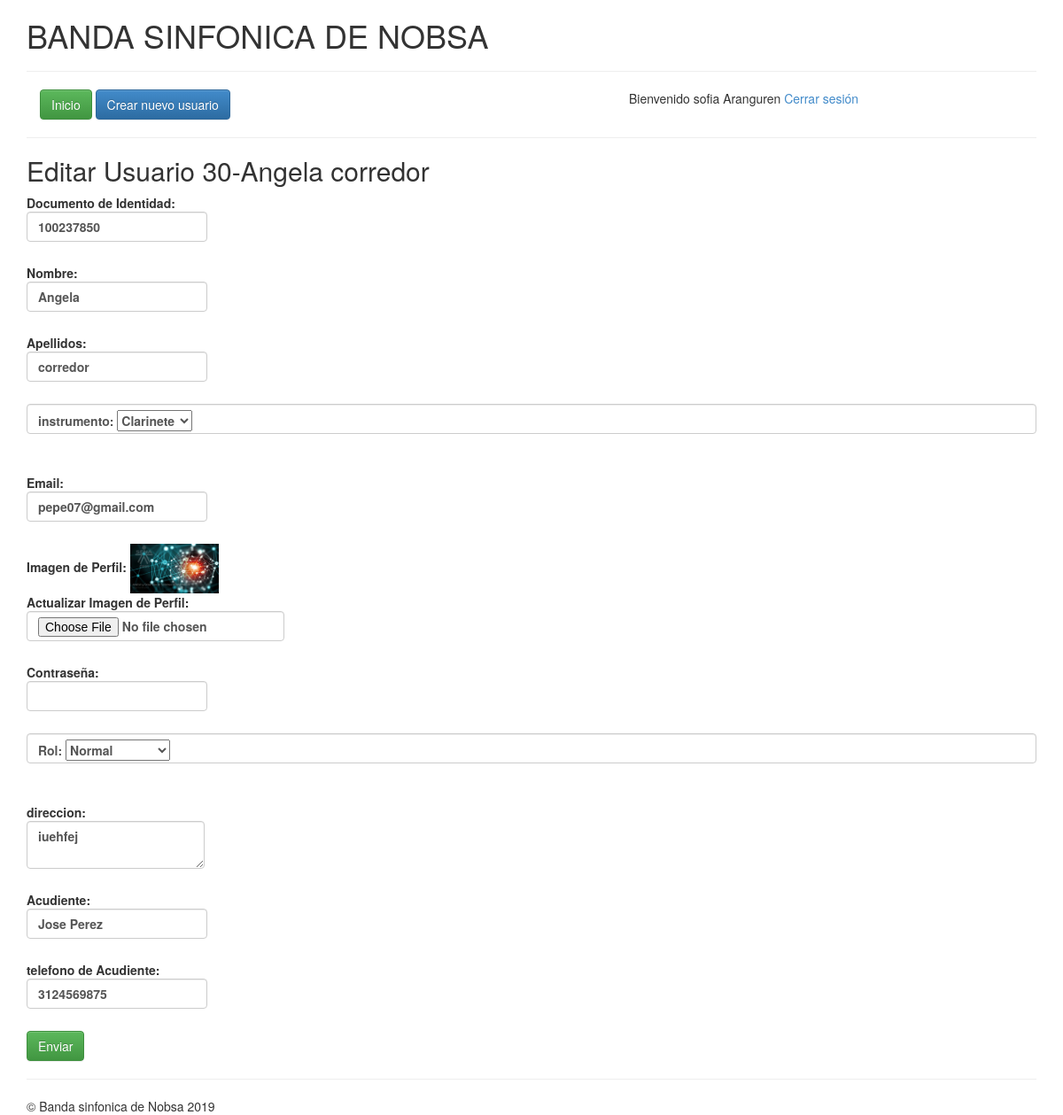
Page /editar.php?id=30 (signed in) on the committed database.
### tables this page shows
CREATE TABLE `users` (
  `user_id` int(255) NOT NULL,
  `identificacion` varchar(55) DEFAULT NULL,
  `nombre` varchar(50) DEFAULT NULL,
  `apellidos` varchar(255) DEFAULT NULL,
  `instrumento` varchar(255) DEFAULT NULL,
  `email` varchar(255) DEFAULT NULL,
  `password` varchar(255) DEFAULT NULL,
  `role` varchar(255) DEFAULT NULL,
  `direccion` text,
  `acudiente` varchar(255) DEFAULT NULL,
  `telefonoAcudiente` varchar(255) DEFAULT NULL,
  `image` varchar(255) DEFAULT NULL
);

### editar.php (the view, shortened to what this page needs)
<?php require_once("includes/header.php")?>
<?php
function setValueField($datos,$field, $textarea=false){
  if(isset($datos) && count($datos)>=1){
    if($textarea != false){
      echo $datos[$field];
    }else{
      echo "value='{$datos[$field]}'";
    }
  }
}
$id=$_GET["id"];
$user_query=mysqli_query($db, "SELECT * FROM users WHERE user_id={$id}");
$user=mysqli_fetch_assoc($user_query);
?>
<h2>Editar Usuario <?php echo $user["user_id"]."-".$user["nombre"]." ".$user["apellidos"];?></h2>
<form action="" method="POST" enctype="multipart/form-data">
<label for="identificacion">Documento de Identidad:
    <input type="text" name="identificacion" class="form-control" <?php setValueField($user, "identificacion");?>/>
    </label>
    <label for="nombre">Nombre:
    <input type="text" name="nombre" class="form-control" <?php setValueField($user, "nombre");?>/>
    </label>
    <label for="apellidos">Apellidos:
        <input type="text" name="apellidos" class="form-control" <?php setValueField($user, "apellidos");?>/>
    </label>
    <label for="instrumento" class="form-control">instrumento:
        <select name="instrumento">
            <option value="Clarinete"<?php if($user["instrumento"]=="Clarinete"){echo "selected='selected'";}?>>Clarinete</option>
        </select>
    </label>
    <label for="email">Email:
        <input type="email" name="email" class="form-control" <?php setValueField($user, "email");?>/>
    </label>
    <label for="image">
      <?php if($user["image"] != null){?>
        Imagen de Perfil: <img src="uploads/<?php echo $user["image"] ?>" width="100"/><br/>
      <?php } ?>
        Actualizar Imagen de Perfil:
        <input type="file" name="image" class="form-control"/>
    </label>
    <label for="password">Contraseña:
        <input type="password" name="password" class="form-control"/>
    </label>
    <label for="role" class="form-control">Rol:
        <select name="role">
        <option value="0" <?php if($user["role"]==0){echo "selected='selected'";}?>>Normal</option>
        </select>
    </label>
    <label for="direccion">direccion:
        <textarea name="direccion" class="form-control"><?php setValueField($user, "direccion", true);?></textarea>
    </label>
    <label for="acudiente">Acudiente:
    <input type="text" name="acudiente" class="form-control" <?php setValueField($user, "acudiente");?>/>
    </label>
    <label for="telefonoAcudiente">telefono de Acudiente:
    <input type="text" name="telefonoAcudiente" class="form-control" <?php setValueField($user, "telefonoAcudiente");?>/>
    </label>
    <input type="submit" value="Enviar" name="submit" class="btn btn-success"/>
</form>
<?php require_once("includes/footer.php")?>

### rows in the picture
users: user_id "30", nombre "Angela", apellidos "corredor", identificacion "100237850", instrumento "Clarinete", email "pepe07@gmail.com", image (picture), role "Normal", direccion "iuehfej", acudiente "Jose Perez", telefonoAcudiente "3124569875"

### other values in the picture
$_SESSION["logged"]["nombre"] "sofia"
$_SESSION["logged"]["apellidos"] "Aranguren"
